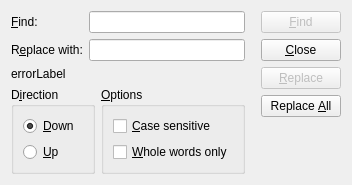
<?xml version="1.0" encoding="UTF-8"?>
<ui version="4.0">
 <class>FindReplaceDialog</class>
 <widget class="QDialog" name="FindReplaceDialog">
  <property name="geometry">
   <rect>
    <x>0</x>
    <y>0</y>
    <width>350</width>
    <height>170</height>
   </rect>
  </property>
  <property name="windowTitle">
   <string>Find and Replace</string>
  </property>
  <property name="windowIcon">
   <iconset resource="mcrl2xi.qrc">
    <normaloff>:/mcrl2xi/icons/mcrl2xi.ico</normaloff>:/mcrl2xi/icons/mcrl2xi.ico</iconset>
  </property>
  <layout class="QHBoxLayout" name="horizontalLayout_2">
   <item>
    <layout class="QVBoxLayout" name="verticalLayout_5">
     <item>
      <layout class="QVBoxLayout" name="verticalLayout_2">
       <item>
        <layout class="QGridLayout" name="gridLayout_3">
         <item row="0" column="0">
          <widget class="QLabel" name="label">
           <property name="text">
            <string>&amp;Find:</string>
           </property>
           <property name="buddy">
            <cstring>textToFind</cstring>
           </property>
          </widget>
         </item>
         <item row="0" column="1">
          <widget class="QLineEdit" name="textToFind"/>
         </item>
         <item row="1" column="0">
          <widget class="QLabel" name="replaceLabel">
           <property name="text">
            <string>R&amp;eplace with:</string>
           </property>
           <property name="buddy">
            <cstring>textToReplace</cstring>
           </property>
          </widget>
         </item>
         <item row="1" column="1">
          <widget class="QLineEdit" name="textToReplace"/>
         </item>
        </layout>
       </item>
      </layout>
     </item>
     <item>
      <widget class="QLabel" name="errorLabel">
       <property name="text">
        <string>errorLabel</string>
       </property>
      </widget>
     </item>
     <item>
      <layout class="QHBoxLayout" name="horizontalLayout">
       <item>
        <widget class="QGroupBox" name="groupBox">
         <property name="title">
          <string>D&amp;irection</string>
         </property>
         <layout class="QVBoxLayout" name="verticalLayout_3">
          <item>
           <widget class="QRadioButton" name="downRadioButton">
            <property name="text">
             <string>&amp;Down</string>
            </property>
            <property name="checked">
             <bool>true</bool>
            </property>
           </widget>
          </item>
          <item>
           <widget class="QRadioButton" name="upRadioButton">
            <property name="text">
             <string>&amp;Up</string>
            </property>
           </widget>
          </item>
         </layout>
        </widget>
       </item>
       <item>
        <widget class="QGroupBox" name="groupBox_2">
         <property name="title">
          <string>&amp;Options</string>
         </property>
         <layout class="QVBoxLayout" name="verticalLayout_4">
          <item>
           <widget class="QCheckBox" name="caseCheckBox">
            <property name="text">
             <string>&amp;Case sensitive</string>
            </property>
           </widget>
          </item>
          <item>
           <widget class="QCheckBox" name="wholeCheckBox">
            <property name="text">
             <string>&amp;Whole words only</string>
            </property>
           </widget>
          </item>
         </layout>
        </widget>
       </item>
      </layout>
     </item>
    </layout>
   </item>
   <item>
    <layout class="QVBoxLayout" name="verticalLayout">
     <property name="leftMargin">
      <number>10</number>
     </property>
     <item>
      <widget class="QPushButton" name="findButton">
       <property name="enabled">
        <bool>false</bool>
       </property>
       <property name="text">
        <string>&amp;Find</string>
       </property>
      </widget>
     </item>
     <item>
      <widget class="QPushButton" name="closeButton">
       <property name="text">
        <string>&amp;Close</string>
       </property>
      </widget>
     </item>
     <item>
      <widget class="QPushButton" name="replaceButton">
       <property name="enabled">
        <bool>false</bool>
       </property>
       <property name="text">
        <string>&amp;Replace</string>
       </property>
      </widget>
     </item>
     <item>
      <widget class="QPushButton" name="replaceAllButton">
       <property name="enabled">
        <bool>true</bool>
       </property>
       <property name="text">
        <string>Replace &amp;All</string>
       </property>
      </widget>
     </item>
     <item>
      <spacer name="verticalSpacer">
       <property name="orientation">
        <enum>Qt::Vertical</enum>
       </property>
       <property name="sizeHint" stdset="0">
        <size>
         <width>20</width>
         <height>40</height>
        </size>
       </property>
      </spacer>
     </item>
    </layout>
   </item>
  </layout>
 </widget>
 <resources>
  <include location="mcrl2xi.qrc"/>
 </resources>
 <connections/>
</ui>
